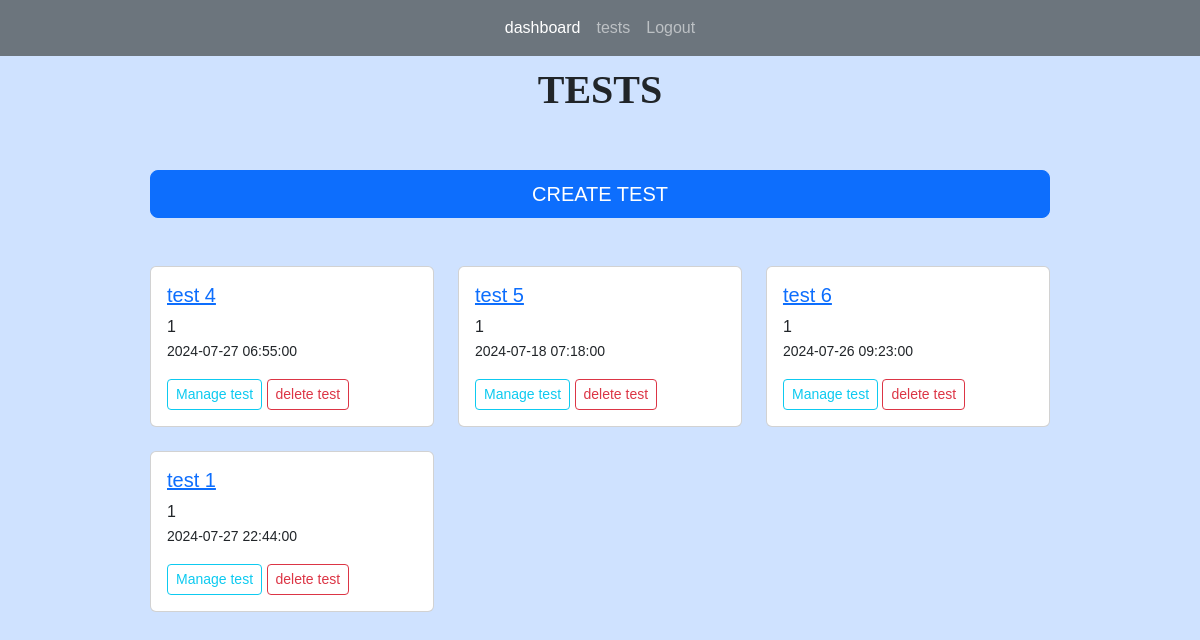
Page /tests (signed in) on the committed database.
### app.py (models this page shows)
class Tests(db.Model):
    test_id = db.Column(db.Integer, primary_key=True)
    title = db.Column(db.String(255))
    start_date = db.Column(db.DateTime, nullable = False)
    end_date = db.Column(db.DateTime, nullable = False)
    status = db.Column(db.String(255))
    teacher_id = db.Column(db.Integer, db.ForeignKey('users.id'))
    teacher = db.relationship('Users', backref=db.backref('tests', lazy=True))
    questions = db.relationship("Questions", backref="question_list")
    code = db.Column(db.String(6), unique=True)  # column to store the unique code
    students = db.relationship('Users', secondary='test_students', backref=db.backref('tests_registered', lazy=True))
    submissions = db.relationship('Submission', backref='test_submissions', lazy=True)

### app.py (the view)
@app.route('/tests', methods=['GET', 'POST'])
@login_required(role="teacher")
def tests():
	tests = Tests.query.filter_by(teacher_id = current_user.id)
	return render_template("tests.html", tests=tests)

### app.py (called while the page is built)
@login_manager.user_loader
def load_user(user_id):
    return Users.query.get(int(user_id))

def login_required(role="ANY"):
    def wrapper(fn):
        @wraps(fn)
        def decorated_view(*args, **kwargs):
            if not current_user.is_authenticated:
               return login_manager.unauthorized()
            if ( (current_user.role != role) and (role != "ANY")):
                return login_manager.unauthorized()
            return fn(*args, **kwargs)
        return decorated_view
    return wrapper

### templates/tests.html (shortened to what this page needs)
{% extends 'index.html' %}
{% block content %}
<h1>TESTS</h1>
<br>
<br/>
<a href="{{ url_for('create_test')}}" class=" d-grid gap-2 btn btn-primary btn-lg">CREATE TEST</a>
<br/>
<br/>
<div class="row row-cols-1 row-cols-md-3 g-4">
	{% for test in tests %}
	<div class="col">
		<div class="card ">
		<div class="card-body">
		<h5 class="card-title"><a href="{{ url_for('test', id=test.test_id)}}">{{ test.title }}</a></h5>
		<p class="card-text">{{ test.teacher_id }}<br/>
			<small>{{ test.start_date }}</small> <br/>
		</p>
		<a href="{{ url_for('test', id=test.test_id)}}" class="btn btn-outline-info btn-sm">Manage test</a>
        <button class="btn btn-outline-danger btn-sm" data-bs-toggle="modal" data-bs-target="#confirmationModal-{{ test.test_id }}">delete test</button>
		</div>
		</div>
	</div>
	{% endfor %}
</div>
{% endblock %}

### static/main.css (style rules this page uses)
body { font-family: Arial, sans-serif; margin: 0; padding: 0; }
H1 { font-family: Copperplate; font-weight: bold; font-size: 40px; text-align: center; }

### rows in the picture
Tests: title "test 4", teacher_id "1", start_date "2024-07-27 06:55:00"
Tests: title "test 5", teacher_id "1", start_date "2024-07-18 07:18:00"
Tests: title "test 6", teacher_id "1", start_date "2024-07-26 09:23:00"
Tests: title "test 1", teacher_id "1", start_date "2024-07-27 22:44:00"
